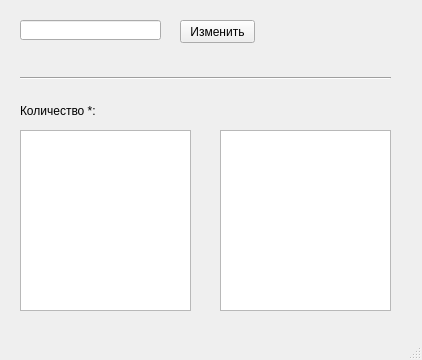
<?xml version="1.0" encoding="UTF-8"?>
<ui version="4.0">
 <class>MainWindow</class>
 <widget class="QMainWindow" name="MainWindow">
  <property name="geometry">
   <rect>
    <x>0</x>
    <y>0</y>
    <width>422</width>
    <height>360</height>
   </rect>
  </property>
  <property name="windowTitle">
   <string>MainWindow</string>
  </property>
  <widget class="QWidget" name="centralwidget">
   <widget class="QLineEdit" name="lineEdit">
    <property name="geometry">
     <rect>
      <x>20</x>
      <y>20</y>
      <width>141</width>
      <height>20</height>
     </rect>
    </property>
   </widget>
   <widget class="QPushButton" name="pushButton">
    <property name="geometry">
     <rect>
      <x>180</x>
      <y>20</y>
      <width>75</width>
      <height>23</height>
     </rect>
    </property>
    <property name="text">
     <string>Изменить</string>
    </property>
   </widget>
   <widget class="QPlainTextEdit" name="plainTextEdit">
    <property name="geometry">
     <rect>
      <x>20</x>
      <y>130</y>
      <width>171</width>
      <height>181</height>
     </rect>
    </property>
   </widget>
   <widget class="QPlainTextEdit" name="plainTextEdit_2">
    <property name="geometry">
     <rect>
      <x>220</x>
      <y>130</y>
      <width>171</width>
      <height>181</height>
     </rect>
    </property>
    <property name="readOnly">
     <bool>true</bool>
    </property>
    <property name="centerOnScroll">
     <bool>false</bool>
    </property>
   </widget>
   <widget class="MyLabel" name="label" native="true">
    <property name="enabled">
     <bool>true</bool>
    </property>
    <property name="geometry">
     <rect>
      <x>100</x>
      <y>100</y>
      <width>101</width>
      <height>21</height>
     </rect>
    </property>
    <property name="text" stdset="0">
     <string>0</string>
    </property>
   </widget>
   <widget class="QLabel" name="label_2">
    <property name="geometry">
     <rect>
      <x>20</x>
      <y>100</y>
      <width>81</width>
      <height>21</height>
     </rect>
    </property>
    <property name="text">
     <string>Количество *:</string>
    </property>
   </widget>
   <widget class="Line" name="line">
    <property name="geometry">
     <rect>
      <x>20</x>
      <y>70</y>
      <width>371</width>
      <height>16</height>
     </rect>
    </property>
    <property name="orientation">
     <enum>Qt::Horizontal</enum>
    </property>
   </widget>
  </widget>
  <widget class="QMenuBar" name="menubar">
   <property name="geometry">
    <rect>
     <x>0</x>
     <y>0</y>
     <width>422</width>
     <height>19</height>
    </rect>
   </property>
  </widget>
  <widget class="QStatusBar" name="statusbar"/>
 </widget>
 <customwidgets>
  <customwidget>
   <class>MyLabel</class>
   <extends>QWidget</extends>
   <header>mylabel.h</header>
  </customwidget>
 </customwidgets>
 <resources/>
 <connections/>
</ui>
